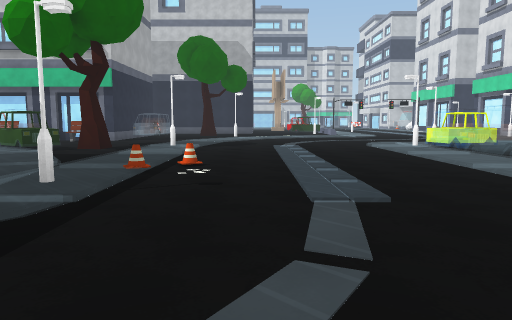
view 1 (above)

24 first-person views from a walk through a Unity game level. The camera is 1.4 m above the floor, tilts 6° down and sees 70° across. The floor is counted in squares, 2 m on a side. Each view is taken from the middle of a square. On the plan, view 1 faces up. The plan holds only what a view shows up to about 11 squares ahead; the rest is blank. The place goes on beyond the plan. Some surface patterns are stand-ins.

view 2
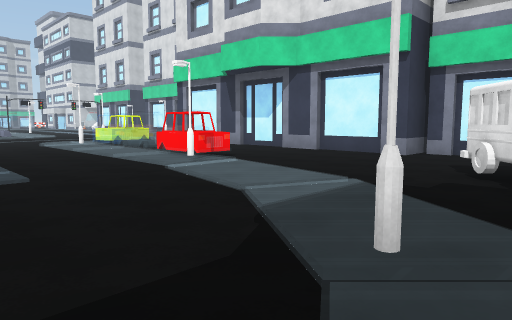

view 3
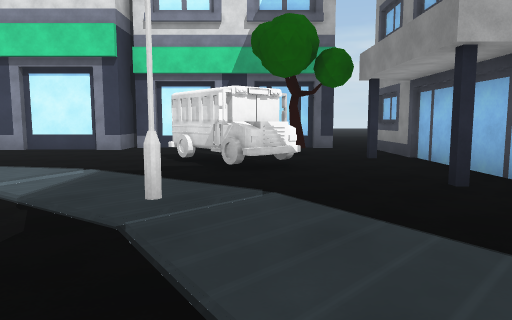

view 4
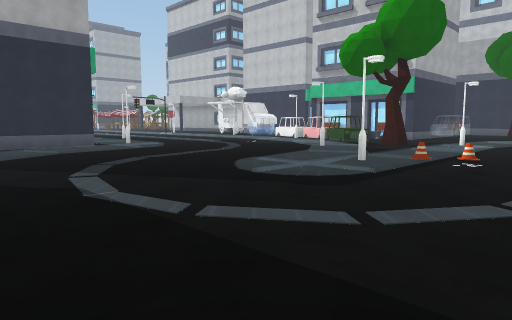

view 5
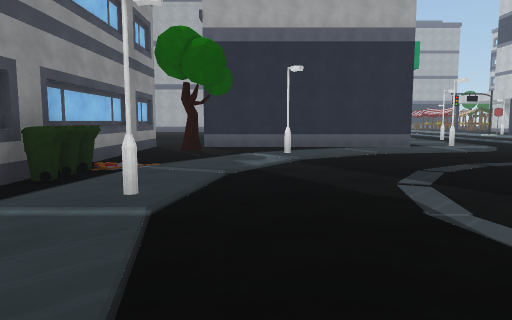

view 6
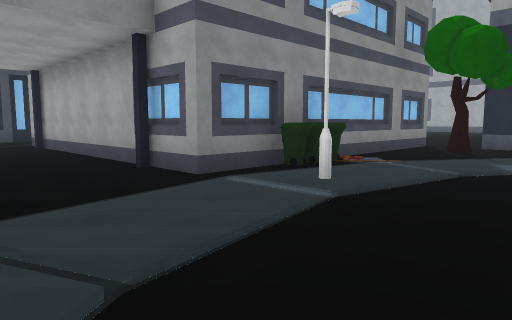

view 7
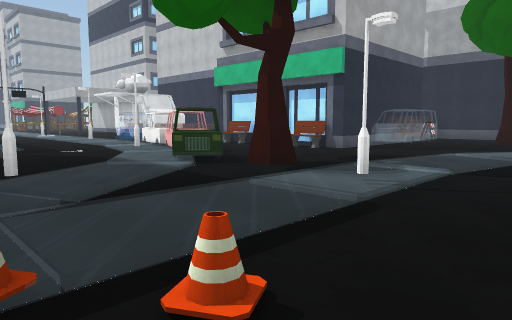

view 8
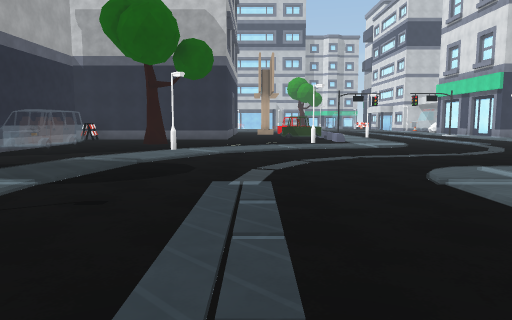

view 9
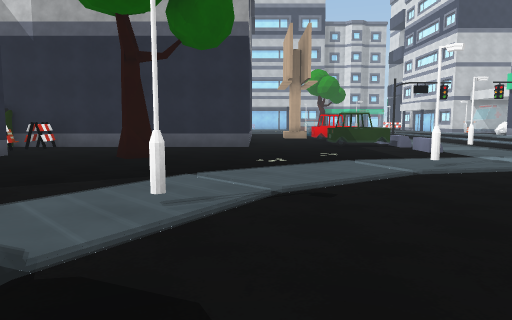

view 10
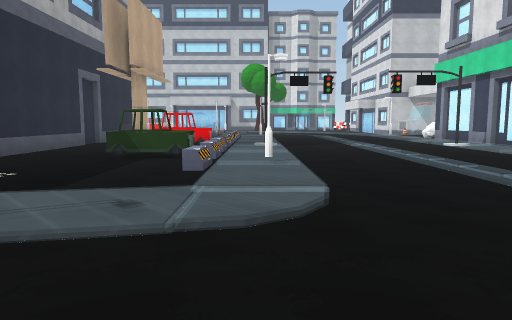

view 11
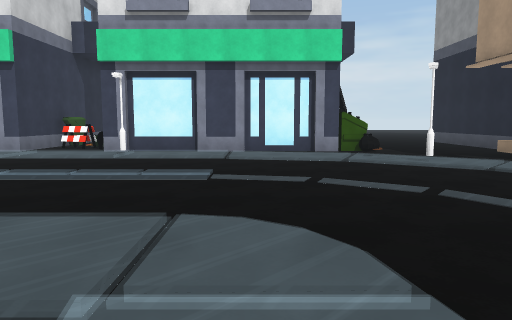

view 12
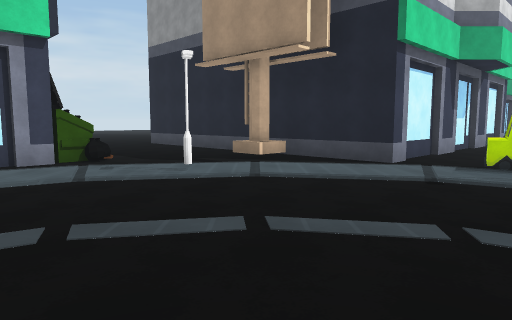

view 13
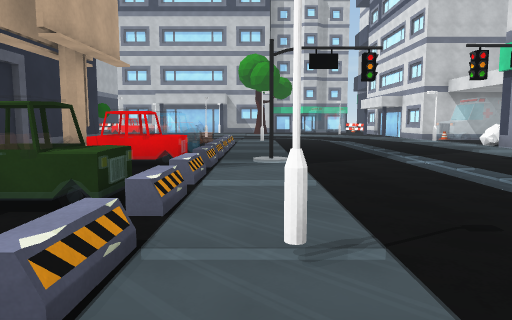

view 14
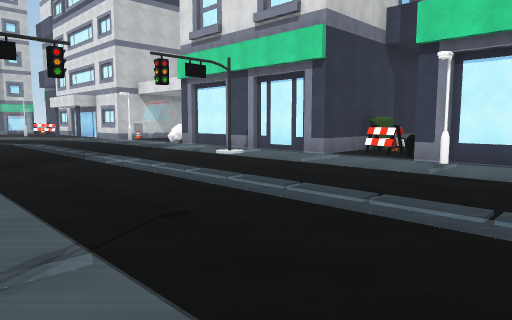

view 15
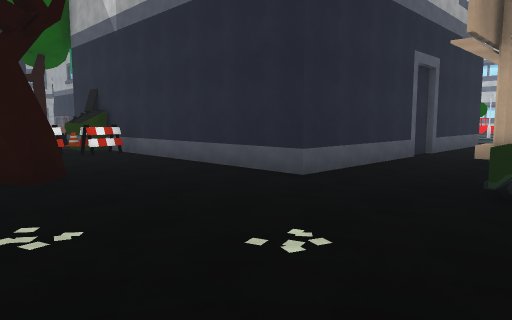

view 16
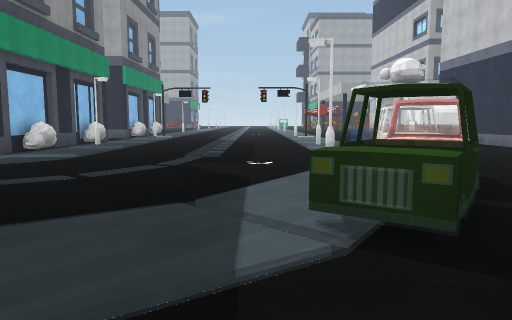

view 17
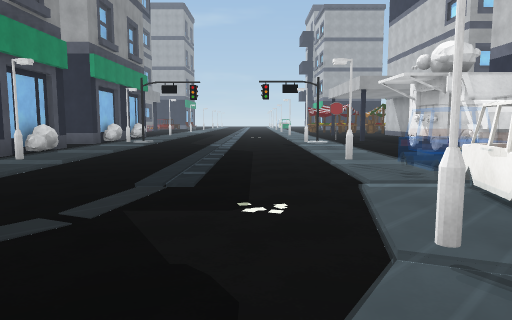

view 18
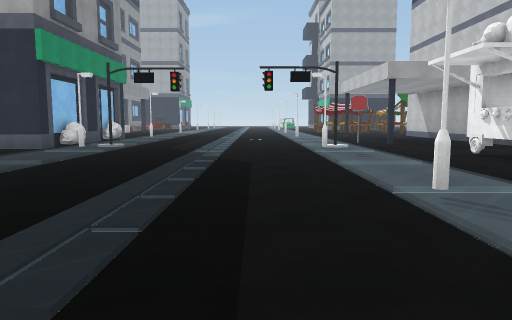

view 19
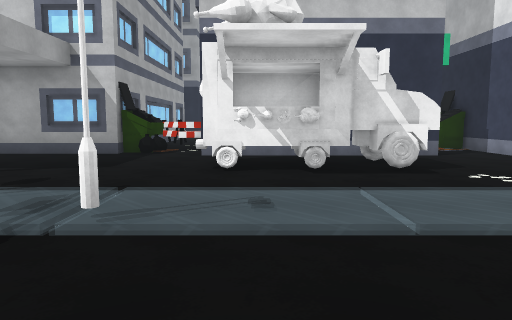

view 20
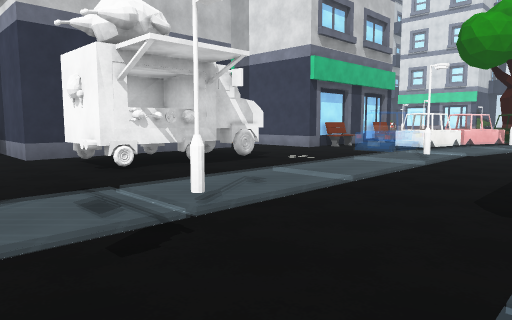

view 21
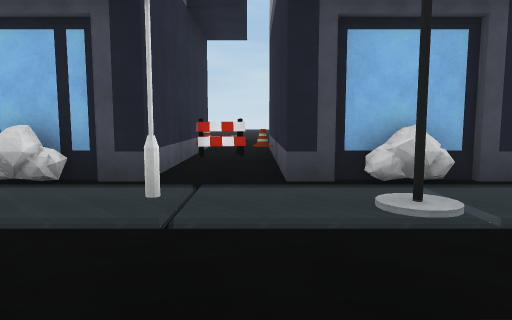

view 22
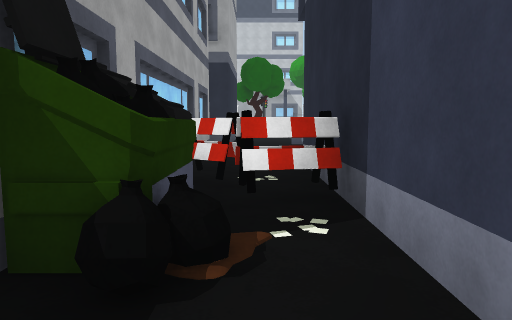

view 23
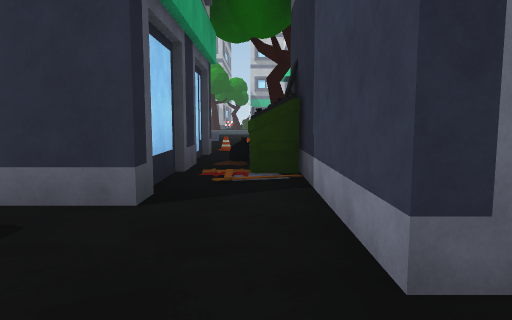

view 24
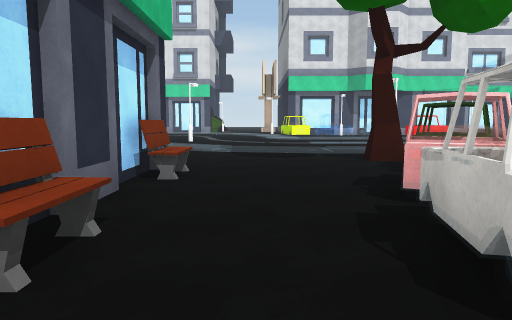

### Floor plan
Key: @ floor where view 1 was taken; # wall or solid block; . main floor; : floor 0.25 m higher than the main floor; / step, stairs or slope; = window, fence, low wall or low ledge; ^ raised ledge; T tree; C cone; B building; I bin; E bench; A barrier; L billboard; O other object.
Columns run from 20 left of view 1 to 14 right of it. Each row starts with its distance up from view 1.
 30                            ..
 29                         O:.....:#
 28                          :.....:B
 27                         O:.....:B
 26                     ..  A:.....:/#
 25                     .LL#AO.....OB#
 24                     ...=A:.....:B#
 23                     ....A:.....:/#I
 22                     ...=A:.....:/AO
 21  ..     O   #OA#####..==A:.....:/OO
 20  ..B    #OT OOO.........A:.....#B#
 19  ..#    #     A..........:.....:/#
 18  AA#    #O     ...T......:.....:B#
 17  OA#    #O#    ......//..:......B#
 16 #O/#    #.#    .=..././#/...../..#
 15 ...######.##   .=.././......../..#
 14 ....OOO...B####.^./#/......../#/OO
 13 ...OOOO....E..E..../.......././....
 12 B................../......//./.....
 11 #.......^===...../......:.=./..L...
 10 :O:#::::::#=#==.T/:.....:^=.B######
  9 ..........//#.=^T/#.....==..##
  8 ............./.../:.....:=..#
  7 .............././/:.....== .#
  6 .............../#/:C....:^ .#
  5 ................./C.....:#..#
  4 :#:#:::::://......:.....:#..#
  3 O////O//O//#..../:#..../#...#
  2 #B..#####B/......//..../....#
  1   ..    ##/............./....B
  0   CO     #../.......@././....#
 -1   ..     #./.#......./#/.OO..
 -2   ..     #.././...../...OO.
 -3   ..     #.../...#.../.....T.#
 -4   ..     ..T...I..///..B..B..#
 -5          #B#BBBII#.. B  #####.
 -6                  B..
 -7                  #..
 -8                  #..

Where each view was taken, in squares from view 1:
view 1: 0 up, 0 right, facing up
view 2: 2 down, 0 right, facing up-right
view 3: 2 down, 1 left, facing right
view 4: 2 down, 1 right, facing up-left
view 5: 2 down, 0 right, facing left
view 6: 1 down, 0 right, facing down-left
view 7: 5 up, 0 right, facing up-left
view 8: 6 up, 1 right, facing up
view 9: 11 up, 0 right, facing up
view 10: 14 up, 5 right, facing up
view 11: 17 up, 3 right, facing right
view 12: 17 up, 5 right, facing down-right
view 13: 18 up, 5 right, facing up
view 14: 18 up, 5 right, facing up-right
view 15: 17 up, 3 right, facing up-left
view 16: 8 up, 3 left, facing left
view 17: 8 up, 6 left, facing left
view 18: 8 up, 9 left, facing left
view 19: 7 up, 16 left, facing up
view 20: 7 up, 19 left, facing up-right
view 21: 7 up, 18 left, facing down
view 22: 14 up, 18 left, facing up
view 23: 12 up, 11 left, facing up
view 24: 12 up, 11 left, facing right
